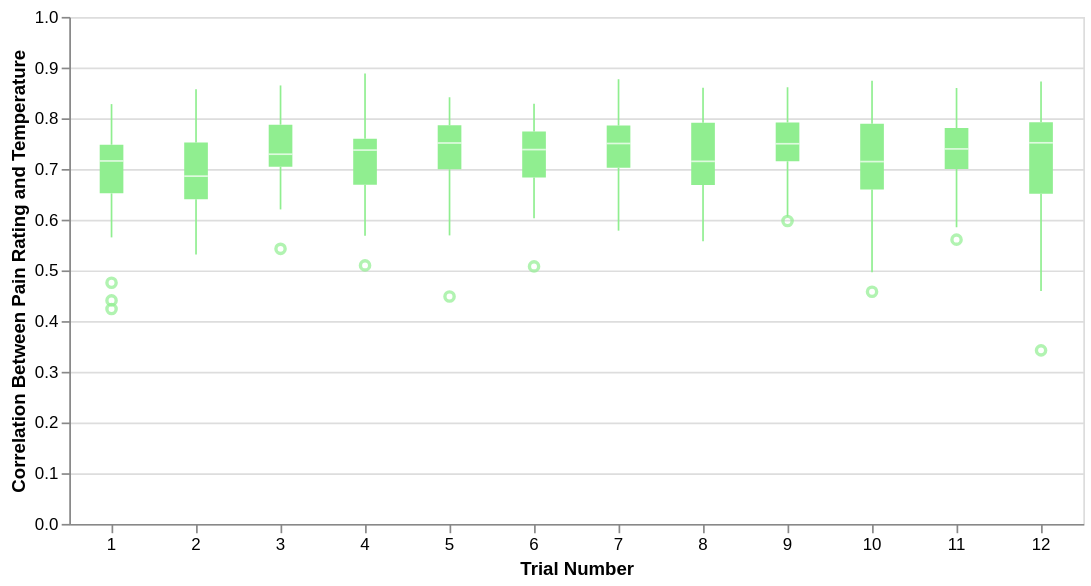

Notebook source saved alongside this figure:
### Code cell
chart = (
    alt.Chart(corr_by_trial)
    .mark_boxplot()
    .encode(
        x=alt.X("trial_number:O", axis=alt.Axis(labelAngle=0), title="Trial Number"),
        y=alt.Y(
            "correlation:Q",
            title="Correlation Between Pain Rating and Temperature",
            scale=alt.Scale(domain=[0, 1]),
        ),
    )
    .properties(
        width=600,
        height=300,
    )
)
chart.save(FIGURE_DIR / "correlation_by_trial.svg")
chart

### Figure 1 — Vega-Lite specification as saved in the notebook (floating-point values rounded to 4 significant figures; data arrays with more than 128 entries replaced by an {"elided": "..."} marker saying what was removed)
{"config": {"view": {"continuousWidth": 300, "continuousHeight": 300}}, "data": {"name": "data-020cda1f94092d0d1cb8f75705aabfea"}, "mark": {"type": "boxplot", "color": "lightgreen"}, "encoding": {"x": {"axis": {"labelAngle": 0}, "field": "trial_number", "title": "Trial Number", "type": "ordinal"}, "y": {"field": "correlation", "scale": {"domain": [0, 1]}, "title": "Correlation Between Pain Rating and Temperature", "type": "quantitative"}}, "height": 300, "width": 600, "$schema": "https://vega.github.io/schema/vega-lite/v5.20.1.json", "datasets": {"data-020cda1f94092d0d1cb8f75705aabfea": {"elided": "471 records"}}}
